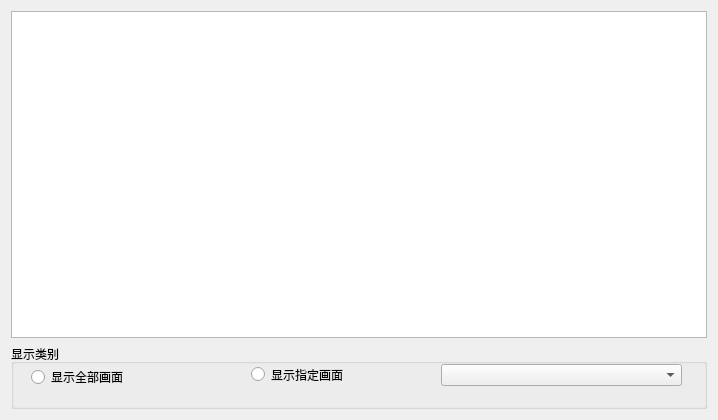
<?xml version="1.0" encoding="UTF-8"?>
<ui version="4.0">
 <class>DisplayAddressUse</class>
 <widget class="QDialog" name="DisplayAddressUse">
  <property name="geometry">
   <rect>
    <x>0</x>
    <y>0</y>
    <width>718</width>
    <height>420</height>
   </rect>
  </property>
  <property name="windowTitle">
   <string>Dialog</string>
  </property>
  <layout class="QVBoxLayout" name="verticalLayout" stretch="5,1">
   <item>
    <widget class="QTableWidget" name="m_table"/>
   </item>
   <item>
    <widget class="QGroupBox" name="groupBox">
     <property name="title">
      <string>显示类别</string>
     </property>
     <widget class="QRadioButton" name="m_radio1">
      <property name="geometry">
       <rect>
        <x>20</x>
        <y>25</y>
        <width>201</width>
        <height>16</height>
       </rect>
      </property>
      <property name="text">
       <string>显示全部画面</string>
      </property>
     </widget>
     <widget class="QRadioButton" name="m_radio2">
      <property name="geometry">
       <rect>
        <x>240</x>
        <y>20</y>
        <width>181</width>
        <height>21</height>
       </rect>
      </property>
      <property name="text">
       <string>显示指定画面</string>
      </property>
     </widget>
     <widget class="QComboBox" name="m_sheetcmb">
      <property name="geometry">
       <rect>
        <x>430</x>
        <y>20</y>
        <width>241</width>
        <height>22</height>
       </rect>
      </property>
     </widget>
    </widget>
   </item>
  </layout>
 </widget>
 <resources/>
 <connections/>
</ui>
